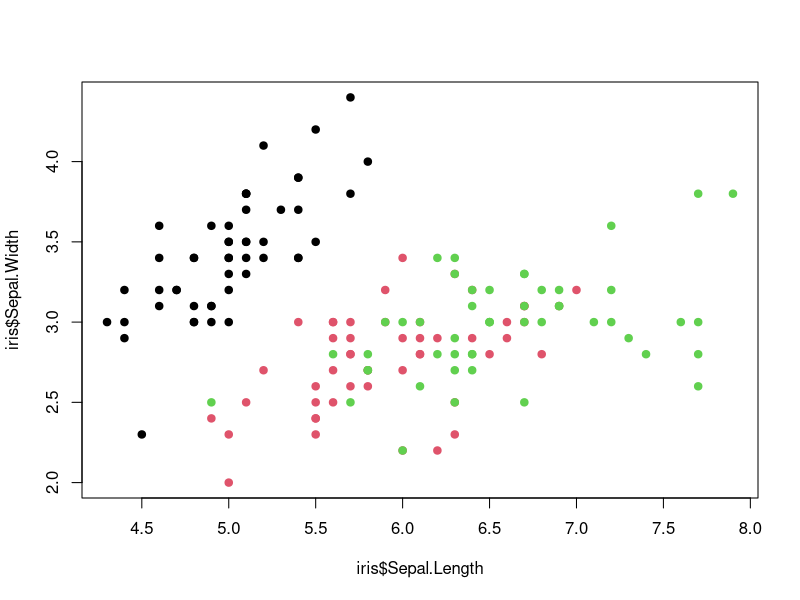

Source code (R):
## ---- chunk 1
knitr::opts_chunk$set(echo = FALSE,
                      fig.align = 'center')
## ---- chunk 2
plot(iris$Sepal.Length,
     iris$Sepal.Width,
     col = iris$Species,
     pch = 19)
## ---- chunk 3
knitr::kable(
  iris[1:4, 1:5],
  align = 'c',
  caption = 'A caption for the table.',
  col.names = c("Sepal L", "Sepal W", "Petal L", "Petal W", "Species")
)
## ---- chunk 4

## ---- chunk 5
knitr::write_bib(c('knitr', 'rmarkdown', 'xaringan'), 'packages.bib')
## ---- chunk 6
knitr::kable(iris[1:10,1:5], align = 'c')
